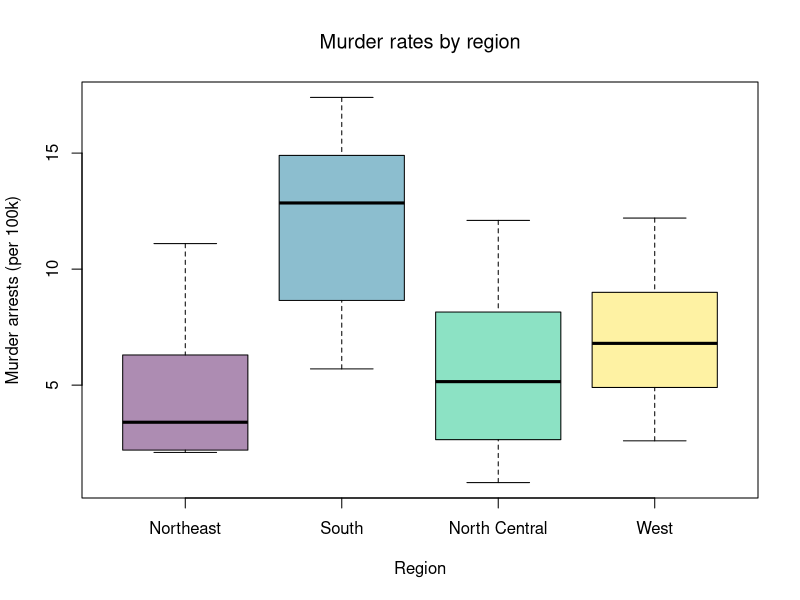
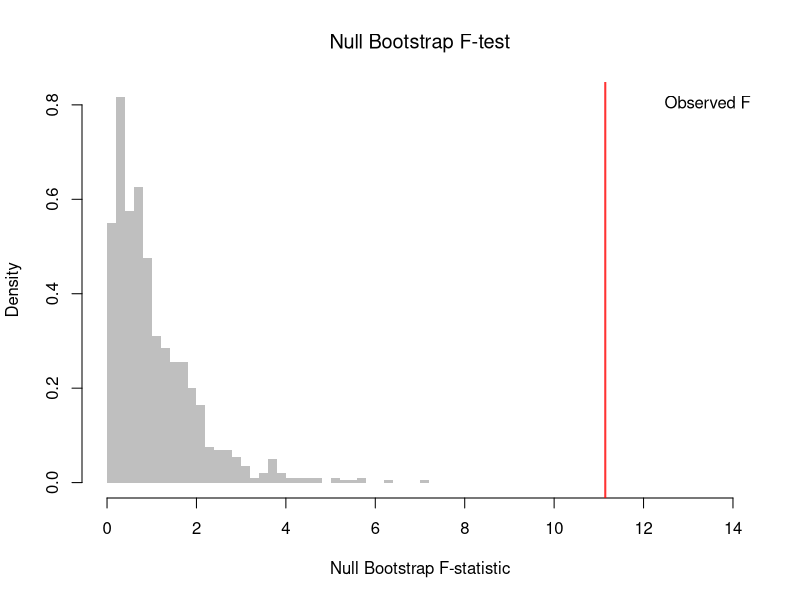

Write the R code that produced these figures, in order.
## ---- chunk 1
# Attach the four-level region factor to USArrests; the levels
# are the values the categorical variable can take.
dat <- USArrests
dat$Region <- state.region
levels(dat$Region)
## ---- chunk 2
# Step 1: Visual summary
boxplot(Murder ~ Region, data = dat,
    col = hcl.colors(4, alpha = .45),
    ylab = 'Murder arrests (per 100k)', xlab = 'Region', main = NA)
title('Murder rates by region', font.main = 1)
## ---- chunk 3
# Fit ANOVA
fit_aov <- aov(Murder ~ Region, data = dat)
fit_aov
## ---- chunk 4
# Data
Y <- c(4, 5, 6, 8, 7, 9, 5, 6, 7)
g <- factor(c('A', 'A', 'A', 'B', 'B', 'B', 'C', 'C', 'C'))

# Verify by hand
n <- length(Y)
G <- nlevels(g)

M_Y <- mean(Y)
M_g <- aggregate(Y, list(g), mean)$x
n_g <- aggregate(Y, list(g), length)$x

BSS <- sum(n_g * (M_g - M_Y)^2)
WSS <- sum(aggregate(Y, list(g), function(y) sum((y - mean(y))^2))$x)
## ---- chunk 5
F_fun <- function(Y,g){
    M_Y <- mean(Y)
    M_g <- aggregate(Y, list(g), mean)$x
    n_g <- aggregate(Y, list(g), length)$x

    BSS <- sum(n_g * (M_g - M_Y)^2)
    WSS <- sum(aggregate(Y, list(g), function(y) sum((y - mean(y))^2))$x)

    n <- length(Y)
    G <- nlevels(g)
    F_obs <- (BSS/(G-1)) / (WSS/(n-G))
}
F_obs <- F_fun(Y=dat$Murder, g=dat$Region)
F_obs
## ---- chunk 6
# Pairs bootstrap: resample group labels to break the Y--group pairing
n <- nrow(dat)

F_nullboot <- vector(length=999)
for( b in seq_along(F_nullboot)){
    idx <- sample(n, replace = TRUE)
    g_boot <- dat[idx, 'Region']
    F_b <- F_fun(Y=dat$Murder, g=g_boot)
    F_nullboot[b] <- F_b
}

# Bootstrap p-value
p_boot <- mean(F_nullboot >= F_obs)
p_boot

hist(F_nullboot, breaks = 40,
    col = grey(0.5, 0.5), border = NA,
    freq = FALSE, main = NA, xlab = 'Null Bootstrap F-statistic',
    xlim = c(0,14))
title('Null Bootstrap F-test', font.main = 1)
abline(v = F_obs, col = rgb(1, 0, 0, .8), lwd = 2)
legend('topright', legend = 'Observed F',
    col = rgb(1, 0, 0, .8), lwd =0, bty='n')
## ---- chunk 7
summary(fit_aov)

p_param <- 1 - pf(F_obs, G-1, n-G)
 
 # Compare parametric and bootstrap p-values
cbind(F_obs, p_param, p_boot)
## ---- chunk 8
# Computation
summary(aov(Y~g))

# Verify by hand (from Before)
Fstat <- (BSS/(G-1)) / (WSS/(n-G))
pval  <- 1 - pf(Fstat, G-1, n-G)
cbind(BSS, WSS, Fstat, pval)
## ---- chunk 9
kw <- kruskal.test(Murder ~ Region, data = dat)
kw
## ---- chunk 10
Y <- c(1,2,3, 4,5,6, 7,8,9)
g <- factor(rep(c('A','B','C'), each=3))
kruskal.test(Y ~ g)
## ---- chunk 11
A <- c(1,3,5); B <- c(2,4,6)
wilcox.test(A, B)
## ---- chunk 12
pairwise.wilcox.test(dat$Murder, dat$Region, p.adjust.method='holm')
